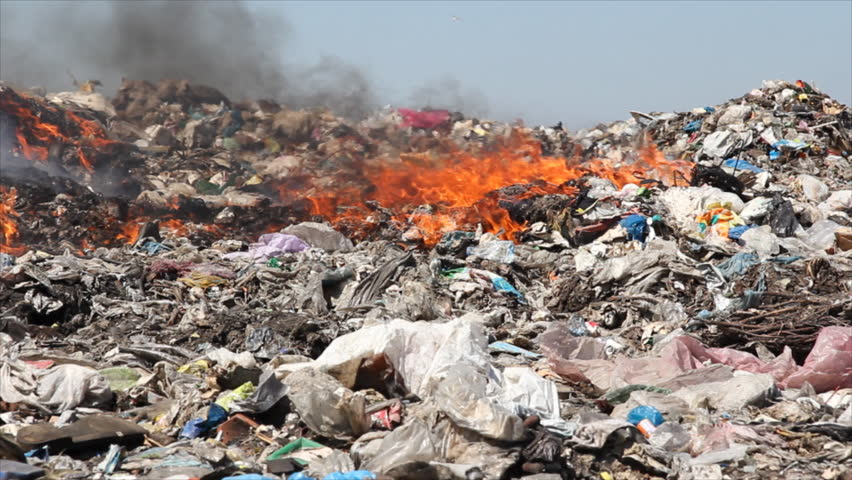
#> input picture Fire images/1.jpg, 852 x 480 px
$ python -i fire_detector.py   (imports and definitions only)
#> lines starting #> are read from the running program, lines starting #| are printed output that depends on the picture; after the words box and inside, x2 and y2 are one past the last pixel; in counts of white or black regions, pixels touching at a corner belong together
#> further down, picture is the input picture: shape (480, 852, 3); mean B, G, R 128.9, 133.5, 144.3

# Target: Detect fire in the CCTV video

# Approachs: 1. Segregation with color (BGR: R > other); HSI: ( inRange); YCrCb (illumination)
#              2. Dynamic nature of flame ( Motion detection)
#     Finally: combine using SVM

# Problems: 1. Feature selection
#           2. Illumination changes
#           3. Same color objects in image (in case of color segmentation methods)
#           4. Stable flame

# Comments: High intensity around flame region can be used for detections
# Alternate video source: https://www.youtube.com/watch?v=LEaZKCAy4_8 (chawkbazar)


"""
    System Requirements:
        Python (ver 3)
        Opencv (ver >=3)
        Pandas

    To run the program simply execute : python fire_detector.py

"""


import cv2
import numpy as np
import pandas as pd
import argparse
import pickle


# feature extraction for SVM model
def fd_hu_moments(gray):
    feature = cv2.HuMoments(cv2.moments(gray)).flatten()
    return feature

# Creating dataset from the filtered contour regions
def label_contour(frame):
    try:
        frame = cv2.resize(frame, (128, 128))
    except:
        pass
    gray_frame = cv2.cvtColor(frame, cv2.COLOR_BGR2GRAY)
    feature = fd_hu_moments(gray_frame)
    cv2.imshow("contour window", frame)

    ret = False # Flag to stop the process

    # key_input = input('label ....')
    label = 0

    if cv2.waitKey(0) == ord('q'):
        ret = True # Stop the dataset record
    elif cv2.waitKey(0) == ord('y'):
        label = 1
    else:
        label = 0

    print("****** {} *************".format(label))
    return ret, feature, label


def red_region_rgb(frame, gray_frame, RTH=220):

#> called with RTH = 220
    b,g,r = cv2.split(frame)
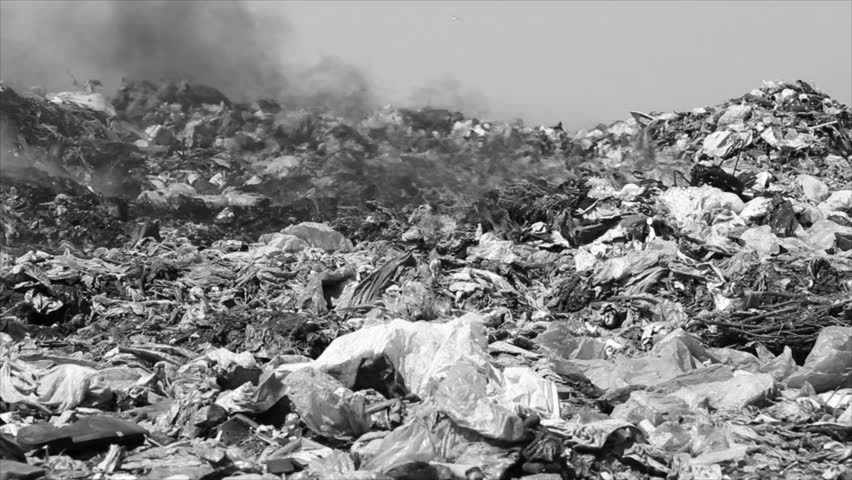
#> g: shape (480, 852); min 0, max 255, mean 133.5
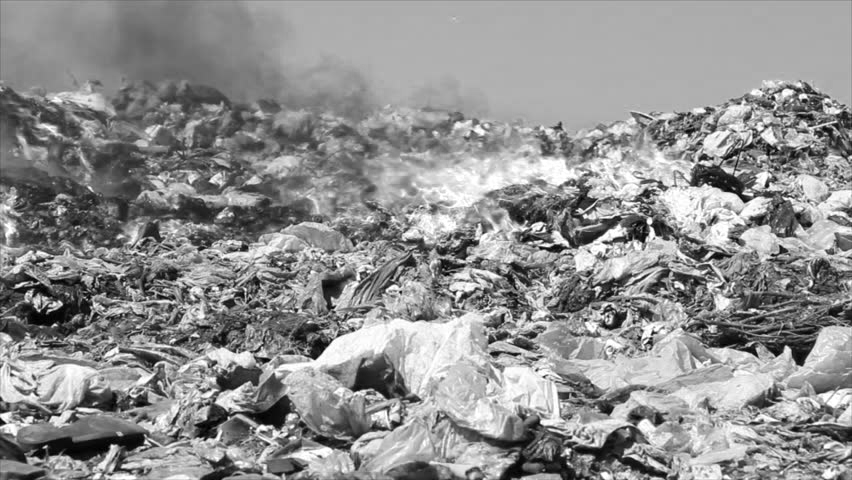
#> r: shape (480, 852); min 0, max 255, mean 144.3
    res = np.zeros(frame.shape[:2], dtype=np.uint8)

    # to reduce the effect of illumination
    # B = cv2.equalizeHist(b)
    # G = cv2.equalizeHist(g)
    # R = cv2.equalizeHist(r)

    # individual threshold
    B = b
    G = g
    R = r

    Roi = (np.logical_and(np.logical_and(R > G, G > B), R > RTH))
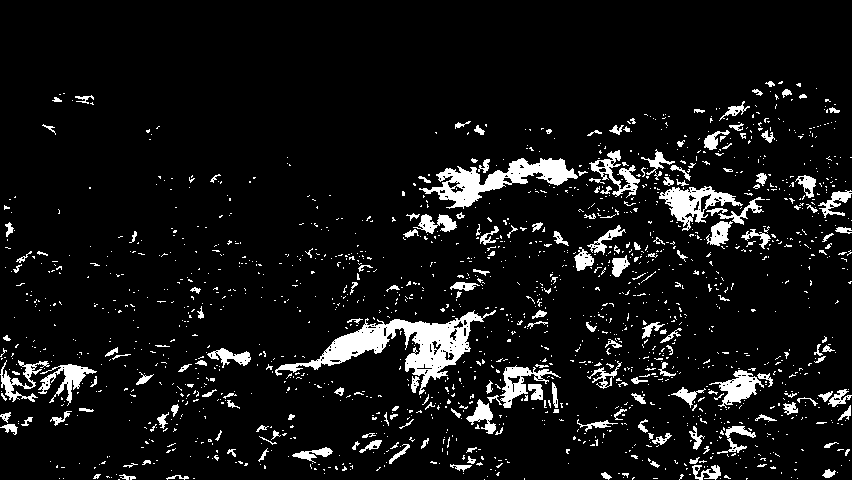
#> Roi: shape (480, 852) bool; 7.8% white; 1651 white regions (1453 under 20 px), largest, box (x1, y1, x2, y2) and area: (275, 310, 496, 395) 4845, (419, 158, 578, 209) 2860, (659, 186, 743, 231) 1415
    res[Roi] = gray_frame[Roi]
    _, res = cv2.threshold(res, 50, 255, cv2.THRESH_BINARY)

    return res


# YCrCb color space better distinguish luminance and chrominance information of the image
def red_region_yCrCb(frame, gray_frame):

    frame_y = cv2.cvtColor(frame, cv2.COLOR_BGR2YCrCb)
#> frame_y: shape (480, 852, 3); mean of channels 0, 1, 2 136.2, 133.8, 123.9
    res = np.zeros(frame.shape[:2], dtype=np.uint8)

    Y = frame_y[:,:,0]
    Cr = frame_y[:,:,1]
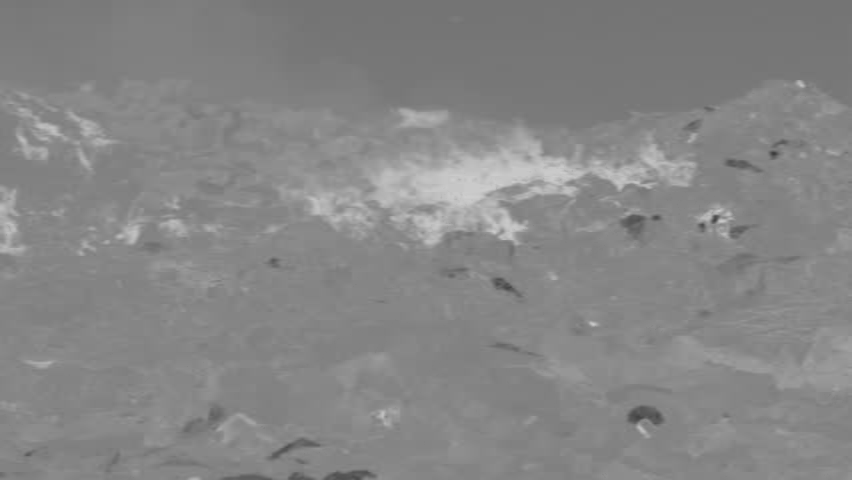
#> Cr: shape (480, 852); min 60, max 207, mean 133.8
    Cb = frame_y[:,:,2]
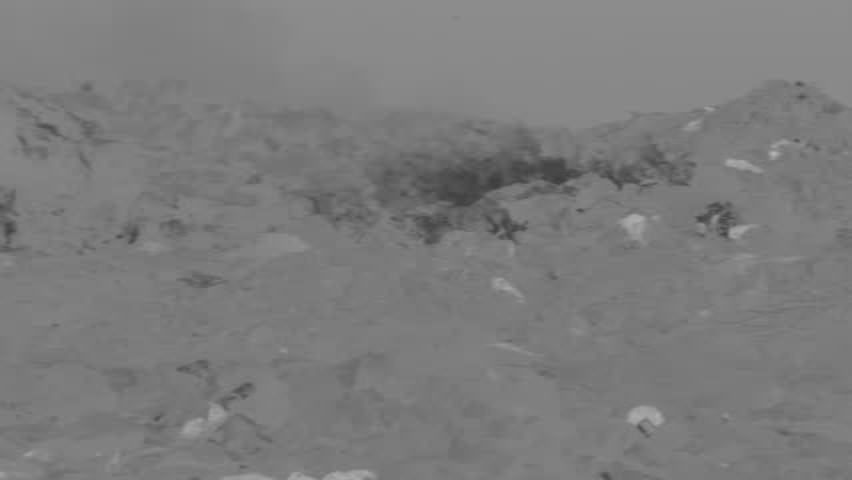
#> Cb: shape (480, 852); min 60, max 178, mean 123.9

    Roi = (np.logical_and(Y > Cr, Cr > Cb))
#> Roi: shape (480, 852) bool; 30.7% white; 1271 white regions (1080 under 20 px), largest, box (x1, y1, x2, y2) and area: (0, 222, 852, 480) 77641, (642, 153, 852, 271) 10381, (656, 88, 796, 181) 3565
    res[Roi] = gray_frame[Roi]
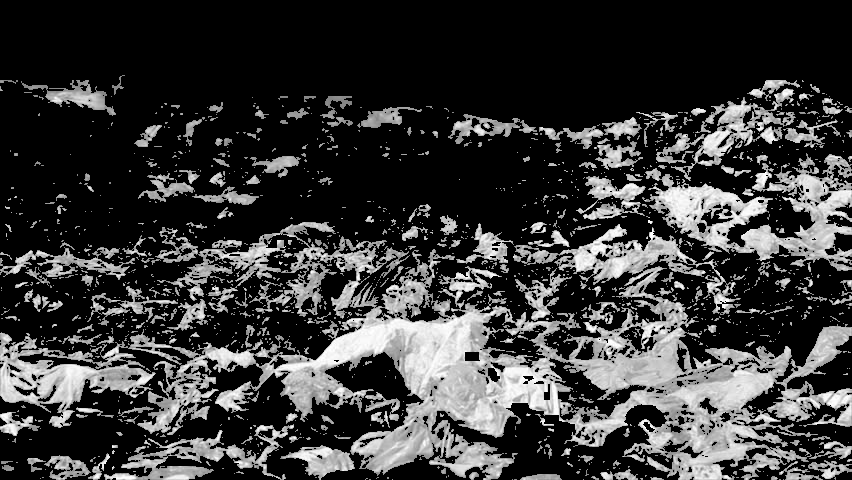
#> res: shape (480, 852); min 0, max 255, mean 57.1
    _, res = cv2.threshold(res, 50, 255, cv2.THRESH_BINARY)

    return res


# combining the detect red regions from both color spaces
def red_region(frame):
    gray_frame = cv2.cvtColor(frame, cv2.COLOR_BGR2GRAY)

    res1 = red_region_rgb(frame, gray_frame)

    res2 = red_region_yCrCb(frame, gray_frame)

    res = cv2.bitwise_or(res1, res2)
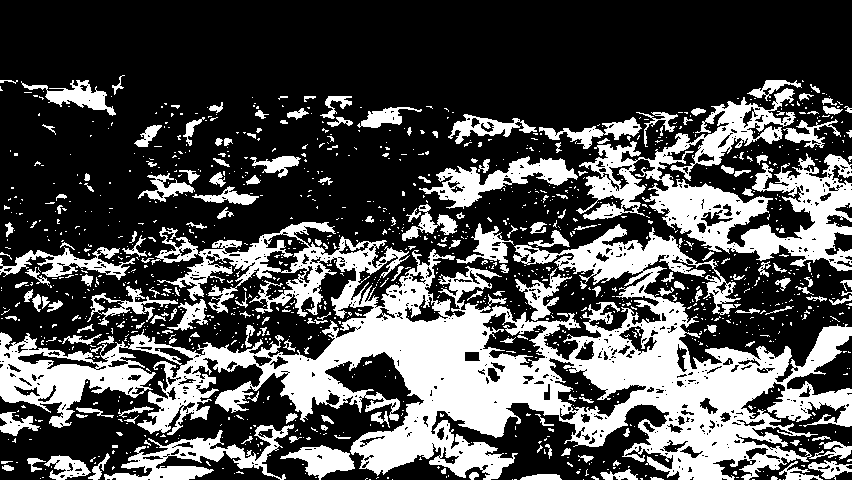
#> res: shape (480, 852); 31.7% white; 1270 white regions (1079 under 20 px), largest, box (x1, y1, x2, y2) and area: (0, 222, 852, 480) 77661, (576, 88, 852, 271) 16730, (104, 424, 294, 480) 3464

    return res


""" main """
# [156 lines not run here, left out]

>>> import cv2
>>> picture = cv2.imread('Fire images/1.jpg')
>>> result = red_region(picture)

$ run again, on Fire images/13518571.jpg
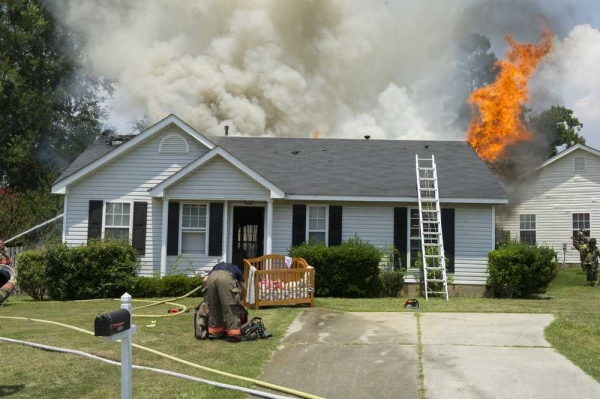
#> input picture Fire images/13518571.jpg, 600 x 399 px
#> picture is the input picture: shape (399, 600, 3); mean B, G, R 116.1, 132.3, 132.4
#> in red_region_rgb, `Roi = (np.logical_and(np.logical_and(R > G, G > B), R > RTH))`:
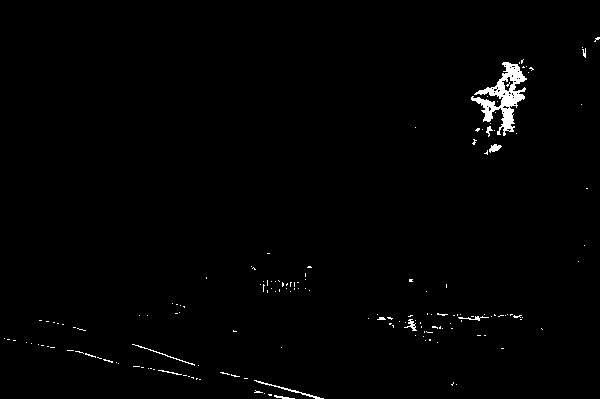
#> Roi: shape (399, 600) bool; 1.1% white; 164 white regions (153 under 20 px), largest, box (x1, y1, x2, y2) and area: (471, 62, 527, 136) 1472, (254, 380, 324, 399) 127, (132, 344, 195, 366) 84
#> frame_y: shape (399, 600, 3); mean of channels 0, 1, 2 130.5, 129.4, 119.9
#> in red_region, `res = cv2.bitwise_or(res1, res2)`:
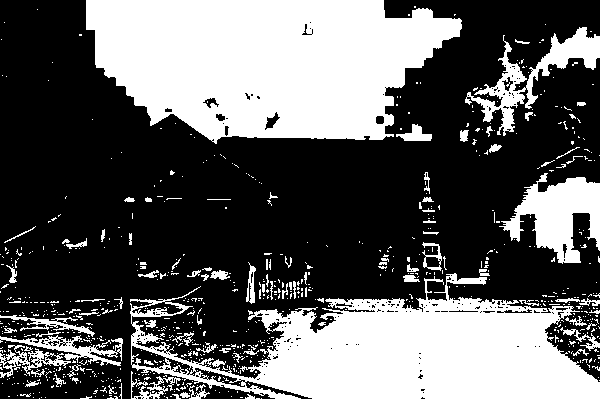
#> res: shape (399, 600); 37.1% white; 811 white regions (718 under 20 px), largest, box (x1, y1, x2, y2) and area: (86, 0, 462, 144) 40167, (130, 273, 600, 399) 31056, (499, 173, 600, 264) 4600

$ run again, on Fire images/13518572.jpg
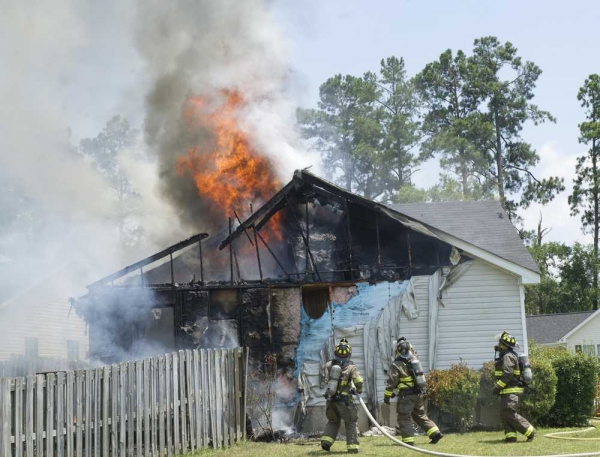
#> input picture Fire images/13518572.jpg, 600 x 457 px
#> picture is the input picture: shape (457, 600, 3); mean B, G, R 149.4, 150, 145.3
#> in red_region_rgb, `Roi = (np.logical_and(np.logical_and(R > G, G > B), R > RTH))`:
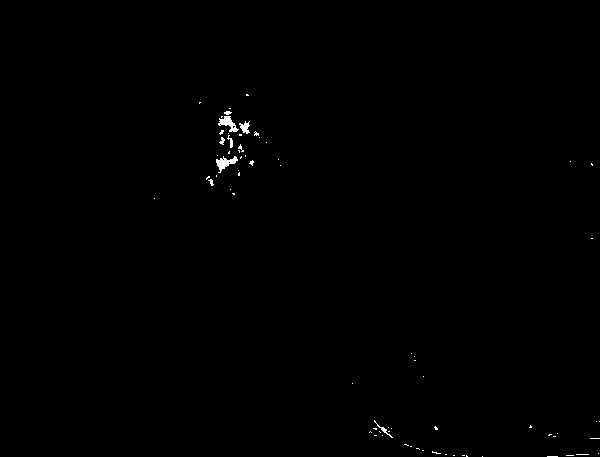
#> Roi: shape (457, 600) bool; 0.3% white; 72 white regions (64 under 20 px), largest, box (x1, y1, x2, y2) and area: (216, 156, 238, 173) 165, (218, 116, 239, 132) 154, (239, 121, 250, 134) 79
#> frame_y: shape (457, 600, 3); mean of channels 0, 1, 2 148.5, 125.7, 128.5
#> in red_region_yCrCb, `res[Roi] = gray_frame[Roi]`:
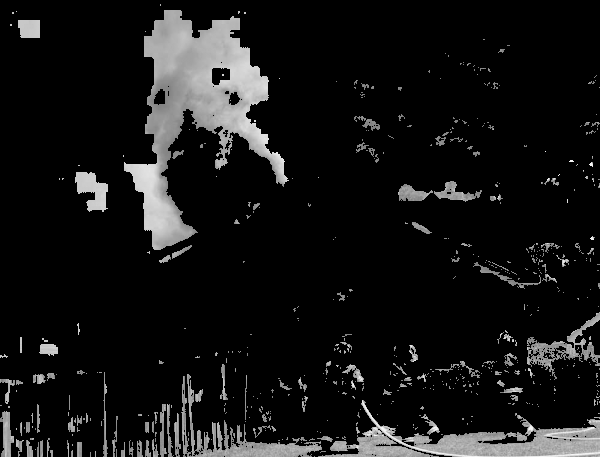
#> res: shape (457, 600); min 0, max 251, mean 21.3

$ run again, on Fire images/14.jpg
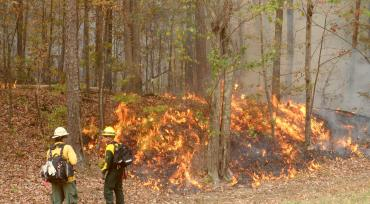
#> input picture Fire images/14.jpg, 370 x 204 px
#> picture is the input picture: shape (204, 370, 3); mean B, G, R 79.9, 115.1, 148.2
#> frame_y: shape (204, 370, 3); mean of channels 0, 1, 2 121, 147.4, 104.8
#> in red_region, `res = cv2.bitwise_or(res1, res2)`:
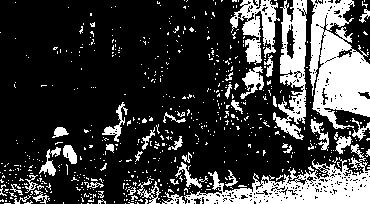
#> res: shape (204, 370); 24.6% white; 638 white regions (595 under 20 px), largest, box (x1, y1, x2, y2) and area: (309, 0, 370, 129) 4994, (184, 144, 370, 204) 4102, (273, 0, 307, 140) 2441
